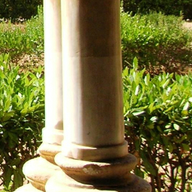
%> input picture TP/TP8/Images/pilier.png, 192 x 192 px
$ octave exercice_2.m   (GNU Octave 9; MATLAB toolbox functions it lacks are replaced by stand-ins)
%> lines starting %> are read from the running program, lines starting %| are printed output that depends on the picture
### TP/TP8/calcul_gradient.m
function [Dx,Dy] = calcul_gradient(nb_lignes,nb_colonnes)

nb_pixels = nb_lignes*nb_colonnes;
e = ones(nb_pixels,1);
Dx = spdiags([-e e],[0 nb_lignes],nb_pixels,nb_pixels);
Dx(end-nb_lignes+1:end,:) = 0;
Dy = spdiags([-e e],[0 1],nb_pixels,nb_pixels);
Dy(nb_lignes:nb_lignes:end,:) = 0;

end

### TP/TP8/exercice_2.m
clear;
close all;

% Paramètres à régler :
nb_iterations = 20;
epsilon = 0.01;
lambda = 100;

% Mise en place de la figure pour affichage :
taille_ecran = get(0,'ScreenSize');
L = taille_ecran(3);
H = taille_ecran(4);
figure('Name','Decomposition structure + texture par le modele ROF','Position',[0,0,L,0.5*H]);

% Lecture et affichage de l'image u :
u = imread('Images/pilier.png');
%> u is the input picture: size 192x192x3 uint8; mean R, G, B 124, 120.1, 70.5
u = double(u);
%> u: size 192x192x3 double
[nb_lignes,nb_colonnes,nb_canaux] = size(u);
%> nb_lignes = 192; nb_colonnes = 192; nb_canaux = 3
subplot(1,3,1);
imagesc(uint8(u));
axis equal;
axis off;
title('Image','FontSize',30);

% Calcul des matrices Dx et Dy :
[Dx,Dy] = calcul_gradient(nb_lignes,nb_colonnes);

% Seconds membres des systèmes à résoudre :
b = zeros(nb_lignes*nb_colonnes,nb_canaux);
for c = 1:nb_canaux
	u_c = u(:,:,c);
	b(:,c) = u_c(:);
end
%> this loop made 3 passes
%> pass 1, `u_c = u(:,:,c);`:
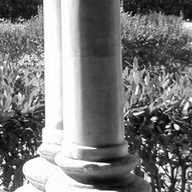
%> u_c: size 192x192 double; min 0, max 255, mean 124
%> pass 2, `u_c = u(:,:,c);`:
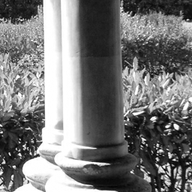
%> u_c: size 192x192 double; min 0, max 255, mean 120.1
%> pass 3, `u_c = u(:,:,c);`:
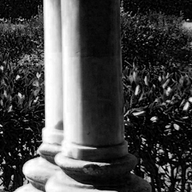
%> u_c: size 192x192 double; min 0, max 255, mean 70.5

% Affichage de la structure initiale :
u_barre = u;
subplot(1,3,2);
imagesc(uint8(u_barre));
axis equal;
axis off;
title('Structure (0%)','FontSize',30);

% Affichage de la texture initiale :
subplot(1,3,3);
imagesc(uint8(u-u_barre));
axis equal;
axis off;
title('Texture (0%)','FontSize',30);
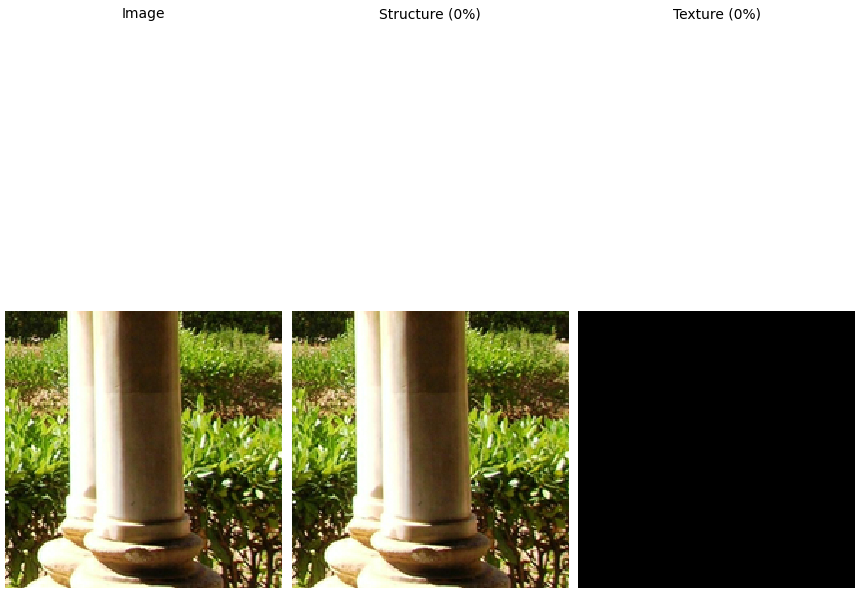
%> figure redrawn from the program's plot data, 3 panels

drawnow;

for it = 1:nb_iterations

	for c = 1:nb_canaux

		% Mise à jour de la structure :
		u_barre(:,:,c) = calcul_structure_2(u_barre(:,:,c),b(:,c),Dx,Dy,lambda,epsilon);
	end

	% Affichage de la structure :
	subplot(1,3,2);
	imagesc(uint8(u_barre));
	axis equal;
	axis off;
	title(['Structure (' num2str(100*it/nb_iterations,'%.0f') '%)'],'FontSize',30);

	% Affichage de la texture :
	subplot(1,3,3);
	imagesc(uint8(u-u_barre));
	axis equal;
	axis off;
	title(['Texture (' num2str(100*it/nb_iterations,'%.0f') '%)'],'FontSize',30);

	drawnow;
end
%> this loop made 20 passes
%> pass 1, `title(['Structure (' num2str(100*it/nb_iterations,'%.0f') '%)'],'FontS..`:
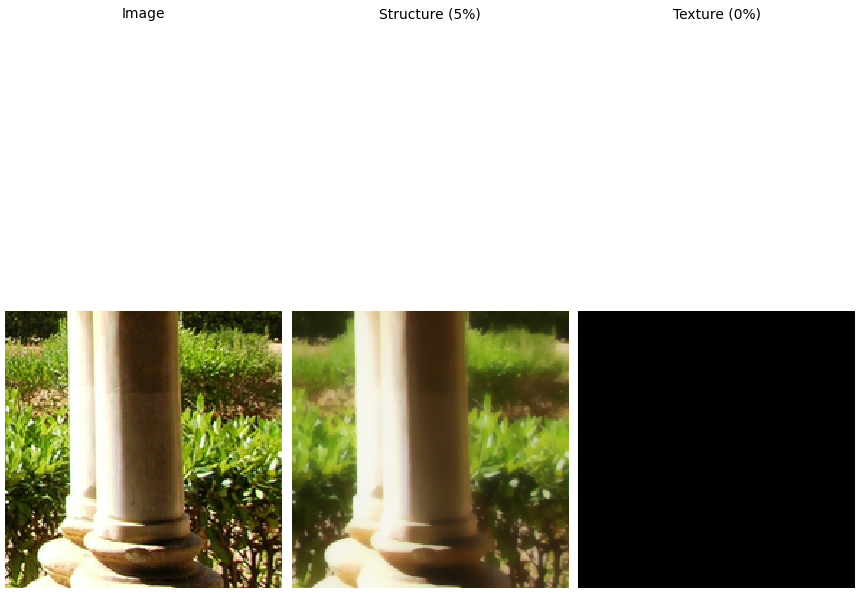
%> figure redrawn from the program's plot data, 3 panels
%> after the loop:
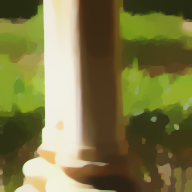
%> u_barre: size 192x192x3 double; mean R, G, B 124, 120.1, 70.5; mean of the top-left, top-right, bottom-left and bottom-right quarters 138.2, 73.3, 144, 63.9
%> after the loop:
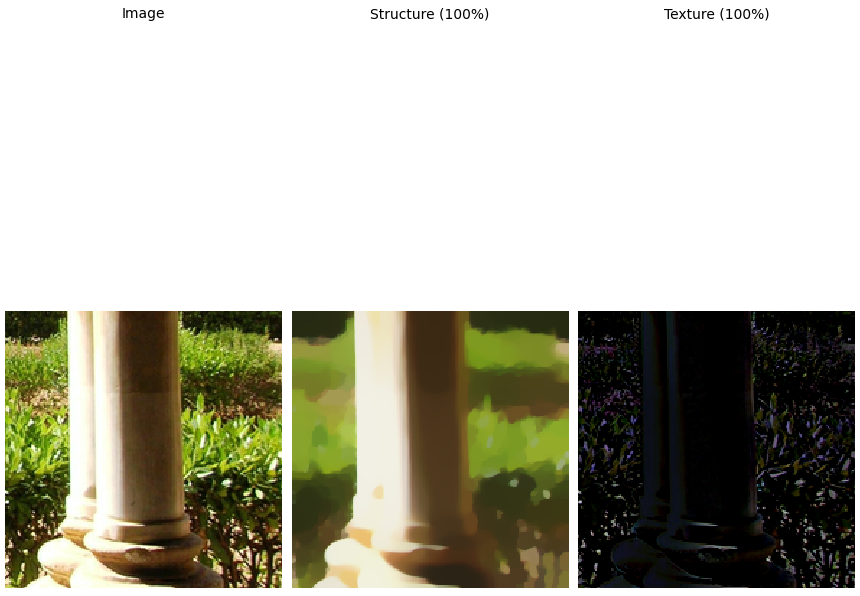
%> figure redrawn from the program's plot data, 3 panels
